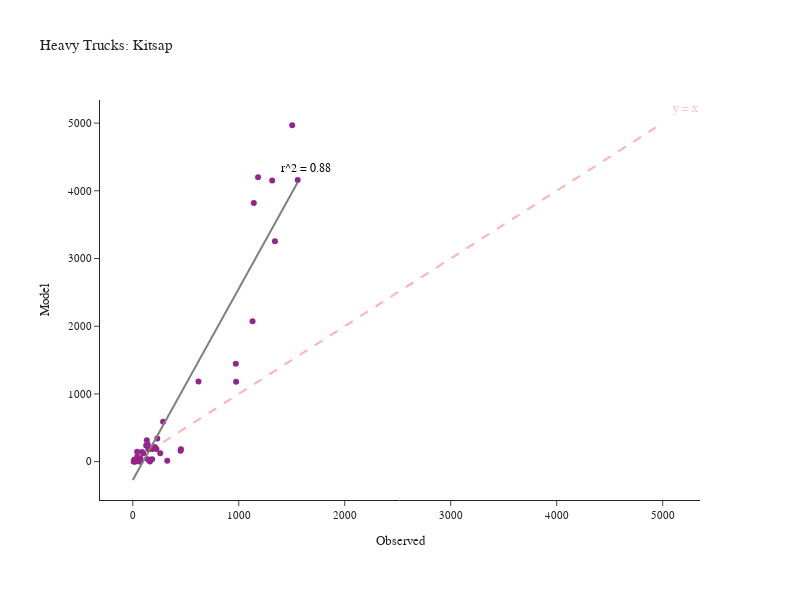

Source (notebook cell):
### Code cell
fig = create_truck_chart(df_daily_heavy, 'Heavy', 'Kitsap')
fig.show()

### Figure 1 — Plotly figure (JSON) as saved in the notebook; plotly's stock layout.template omitted (floating-point values rounded to 4 significant figures)
{"data": [{"customdata": [["SR-16  N/O SR-302 NB/SB", "Kitsap"], ["SR-16 N/O SR-160 NB/SB", "Kitsap"], ["SR-16 N/O Tremont NB/SB", "Kitsap"], ["SR-16 S/O SR-3 NB", "Kitsap"], ["SR-104 @ Hood Canal Bridge WB/EB", "Kitsap"], ["SR-104 E/O Hood Canal Bridge WB/EB", "Kitsap"], ["SR-104 N/O Pt Gamble Rd WB/EB", "Kitsap"], ["SR-104 E/O SR-307 WB/EB", "Kitsap"], ["SR-104 E/O Hansville WB/EB", "Kitsap"], ["SR-160 @ SR-16 WB/EB", "Kitsap"], ["SR-160 E/O Long Lake Rd WB/EB", "Kitsap"], ["SR-160 W/O Banner WB/EB", "Kitsap"], ["SR-160 E/O Peterson WB/EB", "Kitsap"], ["SR-160 S/O Southworth Dr WB/EB", "Kitsap"], ["SR-166 E/O SR-16 WB/EB", "Kitsap"], ["SR-3 E/O Sunset Way NB/SB", "Kitsap"], ["SR-3 N/O SR-305 NB/SB", "Kitsap"], ["SR-3 S/O Newberry Hill Rd NB/SB", "Kitsap"], ["SR-3 @ SR-304 NB/SB", "Kitsap"], ["SR-3 NE of SR-16 NB/SB", "Kitsap"], ["SR-3 W/O Lake Flora Rd NB/SB", "Kitsap"], ["SR-303 E/O SR-3 NB/SB", "Kitsap"], ["SR-303 N/O 11th St NB/SB", "Kitsap"], ["SR-303 N/O SR-304 NB/SB", "Kitsap"], ["SR-304 E/O SR-3 WB/EB", "Kitsap"], ["SR-304 W/O Naval WB/EB", "Kitsap"], ["SR-305 W/O SR-307 WB/EB", "Kitsap"], ["SR-305 W/O Suquamish Way WB/EB", "Kitsap"], ["SR-305 N/O Day Rd WB/EB", "Kitsap"], ["SR-305 N/O High School Rd WB/EB", "Kitsap"], ["SR-305 S/O Winslow Way WB/EB", "Kitsap"], ["SR-305 @ Ferry Ramp WB/EB", "Kitsap"], ["SR-307 W/O SR-104 NB/SB", "Kitsap"], ["SR-307 N/O Gunderson NB/SB", "Kitsap"], ["SR-307 S/O Gunderson NB/SB", "Kitsap"], ["SR-307 N/O SR-305 NB/SB", "Kitsap"], ["SR-308 @ SR-3 WB/EB", "Kitsap"], ["SR-308 E/O SR-3 WB/EB", "Kitsap"], ["SR-308 E/O Silverdale Way WB/EB", "Kitsap"], ["SR-308 W/O Brownsville Hwy WB/EB", "Kitsap"], ["SR-310 @ SR-3 WB/EB", "Kitsap"], ["SR-310 W/O Callow WB/EB", "Kitsap"]], "hovertemplate": "Observed=%{x}<br>Model=%{y}<br>location=%{customdata[0]}<br>County=%{customdata[1]}<extra></extra>", "legendgroup": "", "line": {"color": "Grey", "width": 2}, "marker": {"color": "#91268F", "symbol": "circle"}, "mode": "markers", "name": "", "orientation": "v", "showlegend": false, "type": "scatter", "x": [1504, 1182, 1315, 1130, 620, 69, 66, 151, 87, 126, 33, 28, 19, 14, 162, 975, 972, 1341, 1142, 1556, 325, 182, 208, 99, 231, 141, 286, 454, 451, 259, 11, 9, 223, 186, 146, 132, 42, 41, 71, 24, 142, 24], "xaxis": "x", "y": [4967, 4200, 4152, 2074, 1182, 2, 2, 188, 141, 239, 22, 22, 26, 26, 3, 1180, 1444, 3255, 3818, 4159, 11, 35, 217, 125, 340, 254, 588, 184, 160, 122, 0, 0, 188, 188, 189, 317, 71, 144, 49, 0, 34, 0], "yaxis": "y"}, {"hovertemplate": "Observed=%{x}<br>Model=%{y}<extra></extra>", "legendgroup": "", "line": {"color": "Grey", "dash": "solid", "width": 2}, "marker": {"symbol": "circle"}, "mode": "lines", "name": "", "orientation": "v", "showlegend": false, "type": "scatter", "x": [0.0, 15.72, 31.43, 47.15, 62.87, 78.59, 94.3, 110.0, 125.7, 141.5, 157.2, 172.9, 188.6, 204.3, 220.0, 235.8, 251.5, 267.2, 282.9, 298.6, 314.3, 330.1, 345.8, 361.5, 377.2, 392.9, 408.6, 424.4, 440.1, 455.8, 471.5, 487.2, 502.9, 518.7, 534.4, 550.1, 565.8, 581.5, 597.3, 613.0, 628.7, 644.4, 660.1, 675.8, 691.6, 707.3, 723.0, 738.7, 754.4, 770.1, 785.9, 801.6, 817.3, 833.0, 848.7, 864.4, 880.2, 895.9, 911.6, 927.3, 943.0, 958.7, 974.5, 990.2, 1006.0, 1022.0, 1037.0, 1053.0, 1069.0, 1084.0, 1100.0, 1116.0, 1132.0, 1147.0, 1163.0, 1179.0, 1195.0, 1210.0, 1226.0, 1242.0, 1257.0, 1273.0, 1289.0, 1305.0, 1320.0, 1336.0, 1352.0, 1367.0, 1383.0, 1399.0, 1415.0, 1430.0, 1446.0, 1462.0, 1477.0, 1493.0, 1509.0, 1525.0, 1540.0, 1556.0], "xaxis": "x", "y": [-271.7, -227.2, -182.8, -138.4, -93.98, -49.56, -5.132, 39.29, 83.71, 128.1, 172.6, 217.0, 261.4, 305.8, 350.3, 394.7, 439.1, 483.5, 527.9, 572.4, 616.8, 661.2, 705.6, 750.1, 794.5, 838.9, 883.3, 927.7, 972.2, 1017.0, 1061.0, 1105.0, 1150.0, 1194.0, 1239.0, 1283.0, 1328.0, 1372.0, 1416.0, 1461.0, 1505.0, 1550.0, 1594.0, 1639.0, 1683.0, 1727.0, 1772.0, 1816.0, 1861.0, 1905.0, 1949.0, 1994.0, 2038.0, 2083.0, 2127.0, 2172.0, 2216.0, 2260.0, 2305.0, 2349.0, 2394.0, 2438.0, 2483.0, 2527.0, 2571.0, 2616.0, 2660.0, 2705.0, 2749.0, 2794.0, 2838.0, 2882.0, 2927.0, 2971.0, 3016.0, 3060.0, 3104.0, 3149.0, 3193.0, 3238.0, 3282.0, 3327.0, 3371.0, 3415.0, 3460.0, 3504.0, 3549.0, 3593.0, 3638.0, 3682.0, 3726.0, 3771.0, 3815.0, 3860.0, 3904.0, 3948.0, 3993.0, 4037.0, 4082.0, 4126.0], "yaxis": "y"}], "layout": {"annotations": [{"align": "right", "font": {"color": "pink", "size": 12}, "showarrow": false, "text": "y = x", "x": 5215.0, "y": 5215.0}, {"align": "right", "font": {"color": "black", "size": 12}, "showarrow": false, "text": "r^2 = 0.88", "x": 1634.0, "y": 4332.0}], "height": 600, "legend": {"tracegroupgap": 0}, "margin": {"b": 100, "l": 100, "r": 100, "t": 100}, "shapes": [{"line": {"color": "Red", "dash": "dash", "width": 2}, "type": "line", "x0": 0, "x1": 4967, "y0": 0, "y1": 4967}], "title": {"text": "Heavy Trucks: Kitsap"}, "width": 800, "xaxis": {"anchor": "y", "domain": [0.0, 1.0], "title": {"text": "Observed"}}, "yaxis": {"anchor": "x", "domain": [0.0, 1.0], "title": {"text": "Model"}}}}
